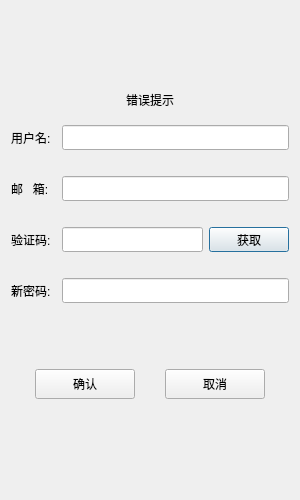
<?xml version="1.0" encoding="UTF-8"?>
<ui version="4.0">
 <class>ResetDialog</class>
 <widget class="QDialog" name="ResetDialog">
  <property name="geometry">
   <rect>
    <x>0</x>
    <y>0</y>
    <width>300</width>
    <height>500</height>
   </rect>
  </property>
  <property name="minimumSize">
   <size>
    <width>300</width>
    <height>500</height>
   </size>
  </property>
  <property name="maximumSize">
   <size>
    <width>300</width>
    <height>500</height>
   </size>
  </property>
  <property name="windowTitle">
   <string>Dialog</string>
  </property>
  <layout class="QVBoxLayout" name="verticalLayout">
   <item>
    <spacer name="verticalSpacer_2">
     <property name="orientation">
      <enum>Qt::Orientation::Vertical</enum>
     </property>
     <property name="sizeHint" stdset="0">
      <size>
       <width>20</width>
       <height>40</height>
      </size>
     </property>
    </spacer>
   </item>
   <item>
    <widget class="QLabel" name="err_tip">
     <property name="text">
      <string>错误提示</string>
     </property>
     <property name="alignment">
      <set>Qt::AlignmentFlag::AlignCenter</set>
     </property>
    </widget>
   </item>
   <item>
    <layout class="QHBoxLayout" name="horizontalLayout">
     <property name="topMargin">
      <number>10</number>
     </property>
     <property name="bottomMargin">
      <number>10</number>
     </property>
     <item>
      <widget class="QLabel" name="user_label">
       <property name="minimumSize">
        <size>
         <width>45</width>
         <height>25</height>
        </size>
       </property>
       <property name="maximumSize">
        <size>
         <width>45</width>
         <height>25</height>
        </size>
       </property>
       <property name="text">
        <string>用户名:</string>
       </property>
      </widget>
     </item>
     <item>
      <widget class="QLineEdit" name="user_edit">
       <property name="minimumSize">
        <size>
         <width>0</width>
         <height>25</height>
        </size>
       </property>
       <property name="maximumSize">
        <size>
         <width>16777215</width>
         <height>25</height>
        </size>
       </property>
      </widget>
     </item>
    </layout>
   </item>
   <item>
    <layout class="QHBoxLayout" name="horizontalLayout_2">
     <property name="topMargin">
      <number>10</number>
     </property>
     <property name="bottomMargin">
      <number>10</number>
     </property>
     <item>
      <widget class="QLabel" name="email_label">
       <property name="minimumSize">
        <size>
         <width>45</width>
         <height>25</height>
        </size>
       </property>
       <property name="maximumSize">
        <size>
         <width>45</width>
         <height>25</height>
        </size>
       </property>
       <property name="text">
        <string>邮   箱:</string>
       </property>
      </widget>
     </item>
     <item>
      <widget class="QLineEdit" name="email_edit">
       <property name="minimumSize">
        <size>
         <width>0</width>
         <height>25</height>
        </size>
       </property>
       <property name="maximumSize">
        <size>
         <width>16777215</width>
         <height>25</height>
        </size>
       </property>
      </widget>
     </item>
    </layout>
   </item>
   <item>
    <layout class="QHBoxLayout" name="horizontalLayout_3">
     <property name="topMargin">
      <number>10</number>
     </property>
     <property name="bottomMargin">
      <number>10</number>
     </property>
     <item>
      <widget class="QLabel" name="verify_label">
       <property name="minimumSize">
        <size>
         <width>45</width>
         <height>25</height>
        </size>
       </property>
       <property name="maximumSize">
        <size>
         <width>45</width>
         <height>25</height>
        </size>
       </property>
       <property name="text">
        <string>验证码:</string>
       </property>
      </widget>
     </item>
     <item>
      <widget class="QLineEdit" name="verify_edit">
       <property name="minimumSize">
        <size>
         <width>0</width>
         <height>25</height>
        </size>
       </property>
       <property name="maximumSize">
        <size>
         <width>16777215</width>
         <height>25</height>
        </size>
       </property>
      </widget>
     </item>
     <item>
      <widget class="QPushButton" name="verify_btn">
       <property name="minimumSize">
        <size>
         <width>45</width>
         <height>25</height>
        </size>
       </property>
       <property name="maximumSize">
        <size>
         <width>16666666</width>
         <height>25</height>
        </size>
       </property>
       <property name="text">
        <string>获取</string>
       </property>
      </widget>
     </item>
    </layout>
   </item>
   <item>
    <layout class="QHBoxLayout" name="horizontalLayout_4">
     <property name="topMargin">
      <number>10</number>
     </property>
     <property name="bottomMargin">
      <number>10</number>
     </property>
     <item>
      <widget class="QLabel" name="pwd_label">
       <property name="minimumSize">
        <size>
         <width>45</width>
         <height>25</height>
        </size>
       </property>
       <property name="text">
        <string>新密码:</string>
       </property>
      </widget>
     </item>
     <item>
      <widget class="QLineEdit" name="pwd_edit">
       <property name="minimumSize">
        <size>
         <width>0</width>
         <height>25</height>
        </size>
       </property>
       <property name="maximumSize">
        <size>
         <width>16777215</width>
         <height>25</height>
        </size>
       </property>
      </widget>
     </item>
    </layout>
   </item>
   <item>
    <spacer name="verticalSpacer">
     <property name="orientation">
      <enum>Qt::Orientation::Vertical</enum>
     </property>
     <property name="sizeType">
      <enum>QSizePolicy::Policy::Minimum</enum>
     </property>
     <property name="sizeHint" stdset="0">
      <size>
       <width>20</width>
       <height>40</height>
      </size>
     </property>
    </spacer>
   </item>
   <item>
    <layout class="QHBoxLayout" name="horizontalLayout_5">
     <property name="topMargin">
      <number>10</number>
     </property>
     <property name="bottomMargin">
      <number>10</number>
     </property>
     <item>
      <spacer name="horizontalSpacer">
       <property name="orientation">
        <enum>Qt::Orientation::Horizontal</enum>
       </property>
       <property name="sizeHint" stdset="0">
        <size>
         <width>40</width>
         <height>20</height>
        </size>
       </property>
      </spacer>
     </item>
     <item>
      <widget class="QPushButton" name="sure_btn">
       <property name="minimumSize">
        <size>
         <width>100</width>
         <height>30</height>
        </size>
       </property>
       <property name="maximumSize">
        <size>
         <width>100</width>
         <height>30</height>
        </size>
       </property>
       <property name="text">
        <string>确认</string>
       </property>
      </widget>
     </item>
     <item>
      <spacer name="horizontalSpacer_2">
       <property name="orientation">
        <enum>Qt::Orientation::Horizontal</enum>
       </property>
       <property name="sizeHint" stdset="0">
        <size>
         <width>40</width>
         <height>20</height>
        </size>
       </property>
      </spacer>
     </item>
     <item>
      <widget class="QPushButton" name="return_btn">
       <property name="minimumSize">
        <size>
         <width>100</width>
         <height>30</height>
        </size>
       </property>
       <property name="maximumSize">
        <size>
         <width>100</width>
         <height>30</height>
        </size>
       </property>
       <property name="text">
        <string>取消</string>
       </property>
      </widget>
     </item>
     <item>
      <spacer name="horizontalSpacer_3">
       <property name="orientation">
        <enum>Qt::Orientation::Horizontal</enum>
       </property>
       <property name="sizeHint" stdset="0">
        <size>
         <width>40</width>
         <height>20</height>
        </size>
       </property>
      </spacer>
     </item>
    </layout>
   </item>
   <item>
    <spacer name="verticalSpacer_3">
     <property name="orientation">
      <enum>Qt::Orientation::Vertical</enum>
     </property>
     <property name="sizeHint" stdset="0">
      <size>
       <width>20</width>
       <height>40</height>
      </size>
     </property>
    </spacer>
   </item>
  </layout>
 </widget>
 <resources/>
 <connections/>
</ui>
